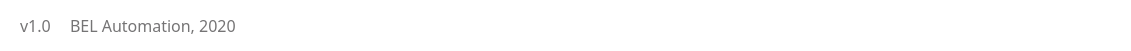
   <widget class="QFrame" name="footer">
    <property name="geometry">
     <rect>
      <x>235</x>
      <y>722</y>
      <width>1131</width>
      <height>51</height>
     </rect>
    </property>
    <property name="styleSheet">
     <string notr="true">background-color:white;border:none;</string>
    </property>
    <property name="frameShape">
     <enum>QFrame::StyledPanel</enum>
    </property>
    <property name="frameShadow">
     <enum>QFrame::Raised</enum>
    </property>
    <widget class="QWidget" name="jabil_logo" native="true">
     <property name="geometry">
      <rect>
       <x>950</x>
       <y>10</y>
       <width>171</width>
       <height>31</height>
      </rect>
     </property>
     <property name="styleSheet">
      <string notr="true">border-image: url(:/Img/LogoJabil.png);background:transparent;</string>
     </property>
    </widget>
    <widget class="QLabel" name="lbl_automation">
     <property name="geometry">
      <rect>
       <x>70</x>
       <y>15</y>
       <width>221</width>
       <height>21</height>
      </rect>
     </property>
     <property name="font">
      <font>
       <family>Inter UI</family>
       <pointsize>12</pointsize>
       <weight>50</weight>
       <bold>false</bold>
      </font>
     </property>
     <property name="styleSheet">
      <string notr="true">color: #757475</string>
     </property>
     <property name="text">
      <string>BEL Automation, 2020</string>
     </property>
    </widget>
    <widget class="QLabel" name="lbl_value_version">
     <property name="geometry">
      <rect>
       <x>20</x>
       <y>15</y>
       <width>50</width>
       <height>21</height>
      </rect>
     </property>
     <property name="font">
      <font>
       <family>Inter UI</family>
       <pointsize>12</pointsize>
       <weight>50</weight>
       <bold>false</bold>
      </font>
     </property>
     <property name="styleSheet">
      <string notr="true">color: #757475</string>
     </property>
     <property name="text">
      <string>v1.0</string>
     </property>
    </widget>
   </widget>
